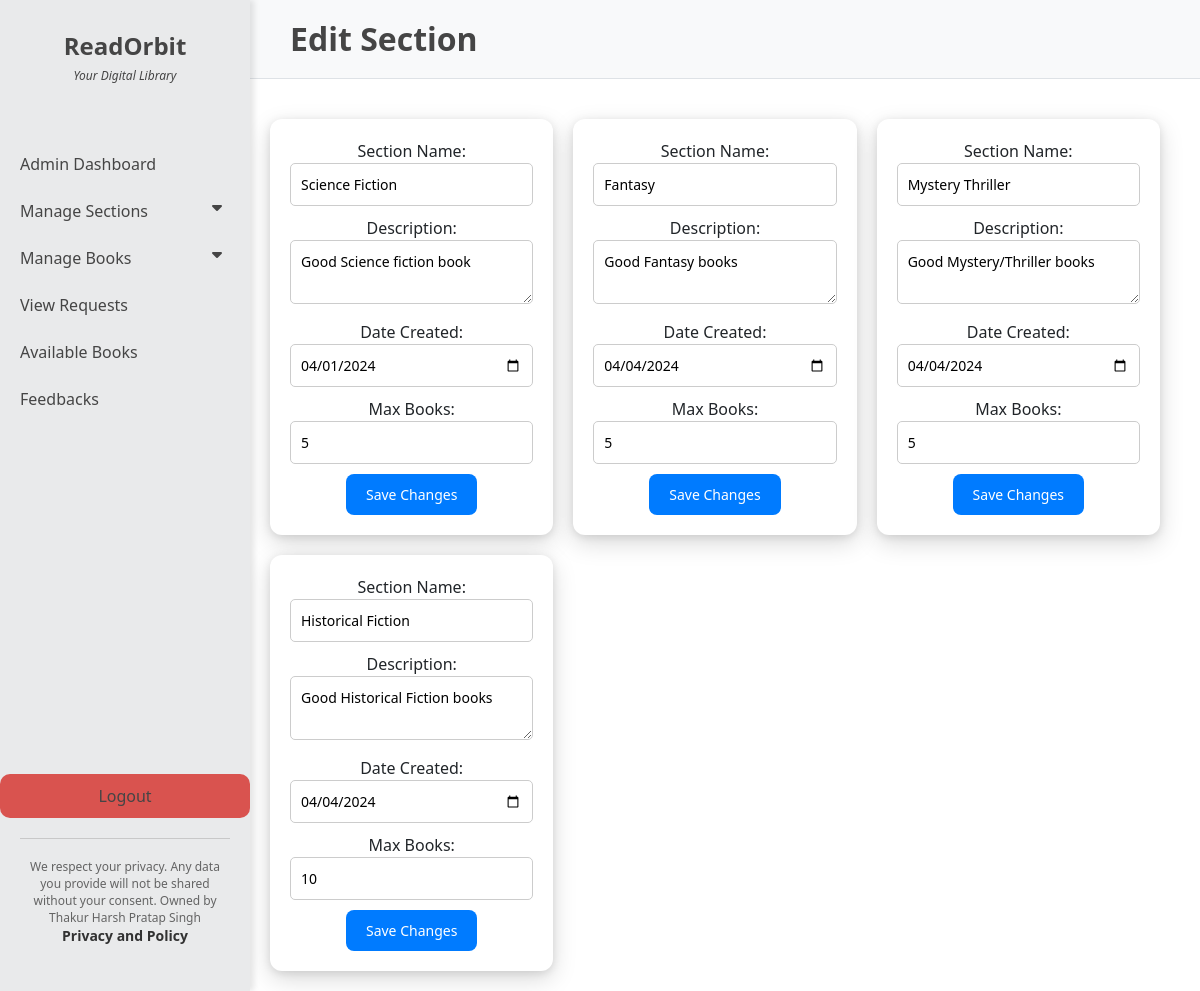
The app's page /section_edit (signed in) with its own data.
### models.py (models this page shows)
class Section(db.Model):
    __tablename__ = "section"
    section_id = db.Column(db.Integer() , primary_key = True, autoincrement =True)
    section_name = db.Column(db.String() , nullable = False)
    section_description = db.Column(db.String() , nullable = False)
    section_date_created = db.Column(db.String() , nullable = False)
    section_max_copies_of_book = db.Column(db.Integer())
    section_max_books = db.Column(db.Integer())
    section_no_of_books_added = db.Column(db.Integer(), default =0)

### controllers.py (the view, shortened to what this page needs)
@app.route("/section_edit", methods=["GET", "POST"])
def section_edit():
    global logged_admin
    if logged_admin:
        sections = Section.query.all()
        return render_template("section_edit.html", sections=sections, error=None)
    return redirect(url_for("admin_login"))

### templates/section_edit.html (shortened to what this page needs)
<!DOCTYPE html>
<html lang="en">
<head>
    <link href="https://cdn.jsdelivr.net/npm/bootstrap@5.3.0-alpha1/dist/css/bootstrap.min.css" rel="stylesheet">
    <link href="https://cdnjs.cloudflare.com/ajax/libs/font-awesome/6.0.0/css/all.min.css" rel="stylesheet">
</head>
<body>
    <div class="navbar-sidebar">
        <div class="branding">
            <a href="/admin_dashboard" class="branding-link">
                <h1>ReadOrbit</h1>
                <span>Your Digital Library</span>
            </a>
        </div>
        <div class="menu-content">
            <a href="/admin_dashboard">Admin Dashboard</a>
            <button class="dropdown-btn">Manage Sections
                <i class="fa fa-caret-down"></i>
            </button>
            <button class="dropdown-btn">Manage Books
                <i class="fa fa-caret-down"></i>
            </button>
            <a href="/admin_requests">View Requests</a>
            <a href="/available_books">Available Books</a>
            <a href="/feedback_list">Feedbacks</a>
        </div>
        <a href="/logout" class="logout-btn">Logout</a>
        <div class="privacy-policy">
            We respect your privacy. Any data you provide will not be shared without your consent.
            Owned by Thakur Harsh Pratap Singh
            <strong>Privacy and Policy</strong>
        </div>
    </div>
    <div class="content">
        <div class="dashboard-header">
            <h1 class="dashboard-title">Edit Section</h1>
        </div>
        <div class="tiles-container">
            {% for section in sections %}
            <div class="tile">
                <form method="POST">
                    <label>Section Name:</label>
                    <input type="text" name="section_name" id="section_name" required=""  value="{{ section.section_name }}">
                    <label>Description:</label>
                    <textarea name="section_description">{{ section.section_description }}</textarea>
                    <label>Date Created:</label>
                    <input type="date" name="section_date_created" id="section_date_created" required="" value="{{ section.section_date_created }}">
                    <label>Max Books:</label>
                    <input type="number" name="section_max_books" id="section_max_books" required="" value="{{ section.section_max_books }}">
                    <button type="submit">Save Changes</button>
                </form>
            </div>
            {% endfor %}
        </div>
    </div>
</body>
</html>

### templates/section_edit.html (style rules this page uses)
body { font-family: 'Segoe UI', Tahoma, Geneva, Verdana, sans-serif; background-color: #ffffff; margin: 0; padding: 0; }
.navbar-sidebar { position: fixed; top: 0; left: 0; height: 100%; width: 250px; background-color: rgb(233, 234, 235); padding: 20px 0px; color: rgb(69, 69, 69); box-shadow: 4px 0 6px rgba(0, 0, 0, 0.1); z-index: 1000; display: flex; flex-direction: column; justify-content: space-between; }
.navbar-sidebar .branding { text-align: center; margin-bottom: 40px; }
.navbar-sidebar .branding h1 { font-size: 24px; font-weight: bold; margin: 2px; color: rgb(69, 69, 69); }
.navbar-sidebar .branding span { display: block; font-size: 12px; font-style: italic; padding: 4px; color: rgb(69, 69, 69); }
.branding-link { text-align: center !important; text-decoration: none; color: rgb(69, 69, 69) !important; transition: color 0.3s ease; }
.branding-link h1 { font-size: 28px; font-weight: bold; margin: 2px; color: rgb(69, 69, 69); transition: color 0.3s ease; }
.branding-link span { font-size: 14px; font-style: italic; padding: 4px; color: rgb(100, 100, 100); background-color: transparent; }
.menu-content { flex-grow: 1; }
.dropdown-btn, .navbar-sidebar a { display: block; color: rgb(69, 69, 69); text-decoration: none; font-size: 16px; margin-bottom: 3px; padding: 10px 20px; border: none; background: none; width: 100%; text-align: left; cursor: pointer; border-radius: 5px; }
.fa-caret-down { float: right; padding-right: 8px; transition: transform 0.3s ease; }
.logout-btn { text-align: center !important; font-size: 16px; color: white; background-color: #d9534f !important ; padding: 10px 20px !important; border-radius: 10px !important; margin: 0px auto !important; text-decoration: none !important; transition: transform 0.3s ease-in-out !important; }
.privacy-policy { border-top: 1px solid rgb(200, 200, 200); padding-top: 20px; text-align: center; font-size: 12px; color: rgb(100, 100, 100); margin: 20px; line-height: 1.4; }
.privacy-policy strong { display: block; font-size: 14px; color: rgb(50, 50, 50); margin-bottom: 5px; }
.content { margin-left: 250px; padding: 0; }
.dashboard-header { background-color: #f8f9fa; padding: 20px 40px; border-bottom: 1px solid #dee2e6; margin-bottom: 20px; }
.dashboard-title { font-size: 32px; font-weight: bold; color: rgb(69, 69, 69); margin: 0; }
.tiles-container { display: flex; flex-wrap: wrap; gap: 20px; padding: 20px; }
.tile { flex: 1 1 calc(33.333% - 20px); max-width: calc(33.333% - 20px); background-color: #ffffff; border-radius: 12px; padding: 20px; box-shadow: 0 8px 24px rgba(0, 0, 0, 0.15), 0 2px 8px rgba(0, 0, 0, 0.1); text-align: center; transition: transform 0.2s ease, box-shadow 0.3s ease; }
.tile form { margin: 0; }
.tile input, .tile textarea { width: 100%; margin-bottom: 10px; padding: 10px; border: 1px solid #ccc; border-radius: 5px; font-size: 14px; }
.tile button { display: inline-block; font-size: 14px; color: white; background-color: #007bff; padding: 10px 20px; border-radius: 8px; border: none; text-decoration: none; transition: background-color 0.3s ease; cursor: pointer; }

### records on screen
Section: section_name "Science Fiction", section_description "Good Science fiction book", section_date_created "04/01/2024", section_max_books "5"
Section: section_name "Fantasy", section_description "Good Fantasy books", section_date_created "04/04/2024", section_max_books "5"
Section: section_name "Mystery Thriller", section_description "Good Mystery/Thriller books", section_date_created "04/04/2024", section_max_books "5"
Section: section_name "Historical Fiction", section_description "Good Historical Fiction books", section_date_created "04/04/2024", section_max_books "10"
